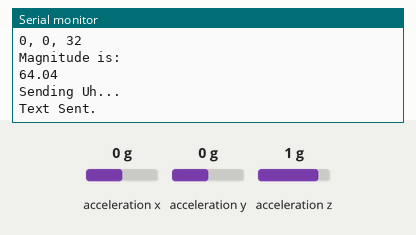
Simulated run of this sketch. Board: Arduino Uno, built with avr-gcc and run on an emulated ATmega328P. Shown: the last lines printed to the serial monitor. The inputs (shaded band) are chosen by the test bench; at power-on: acceleration x 0 g, acceleration y 0 g, acceleration z 1 g. The modem accepts every AT command (registered, SIM ready, sends succeed) and sends nothing else.

Above: at 4.4 s.
4.5 s: acceleration x set to -1.4 g
At 7.6 s:
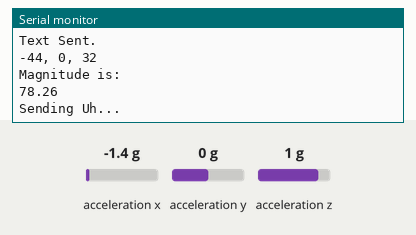
9.1 s: acceleration y set to -1.4 g
At 12.1 s:
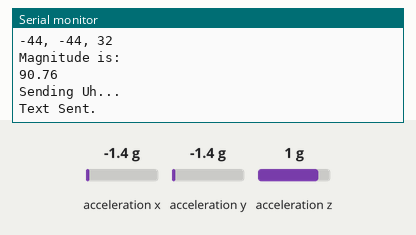
13.7 s: acceleration z set to -1.4 g
At 16.1 s:
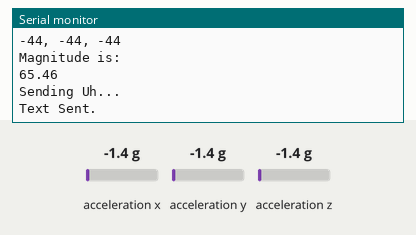
Timing chart, 0 to 17.6 s (numbered marks = the images above; inputs shaded):
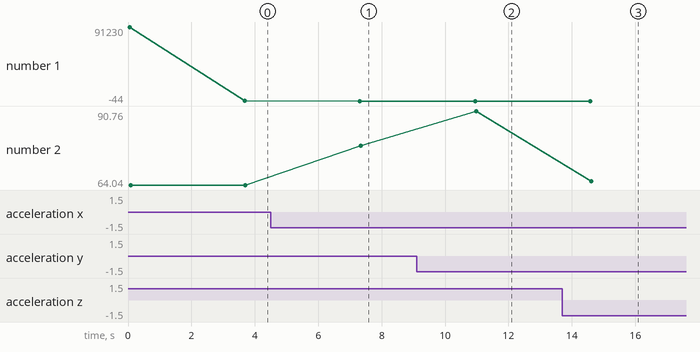

The sketch:

bikeAlarm.ino
```cpp
/*  *********************************************
 *  SparkFun_ADXL345_Example
 *  Triple Axis Accelerometer Breakout - ADXL345
 *  Hook Up Guide Example
 *
 *  Utilizing Sparkfun's ADXL345 Library
 *  Bildr ADXL345 source file modified to support
 *  both I2C and SPI Communication
 *
 *  E.Robert @ SparkFun Electronics
 *  Created: Jul 13, 2016
 *  Updated: Sep 06, 2016
 *
 *  Development Environment Specifics:
 *  Arduino 1.6.11
 *
 *  Hardware Specifications:
 *  SparkFun ADXL345
 *  Arduino Uno
 *  *********************************************/
#include <SoftwareSerial.h>
#include <SparkFun_ADXL345.h>         // SparkFun ADXL345 Library

SoftwareSerial gprsSerial(7,8);

/*********** COMMUNICATION SELECTION ***********/
/*    Comment Out The One You Are Not Using    */
//ADXL345 adxl = ADXL345(10);           // USE FOR SPI COMMUNICATION, ADXL345(CS_PIN);
ADXL345 adxl = ADXL345();             // USE FOR I2C COMMUNICATION

/****************** INTERRUPT ******************/
/*      Uncomment If Attaching Interrupt       */
//int interruptPin = 2;                 // Setup pin 2 to be the interrupt pin (for most Arduino Boards)


/******************** SETUP ********************/
/*          Configure ADXL345 Settings         */
void setup(){

  gprsSerial.begin(19200); // GPRS shield baud rate
  Serial.begin(9600);                 // Start the serial terminal
  Serial.println("SparkFun ADXL345 Accelerometer Hook Up Guide Example");
  Serial.println();
  Serial.print('0');
  adxl.powerOn();                     // Power on the ADXL345
  Serial.print('9');
  adxl.setRangeSetting(16);           // Give the range settings
                                      // Accepted values are 2g, 4g, 8g or 16g
                                      // Higher Values = Wider Measurement Range
                                      // Lower Values = Greater Sensitivity

  adxl.setSpiBit(0);                  // Configure the device to be in 4 wire SPI mode when set to '0' or 3 wire SPI mode when set to 1
                                      // Default: Set to 1
                                      // SPI pins on the ATMega328: 11, 12 and 13 as reference in SPI Library
  Serial.print('1');
  adxl.setActivityXYZ(1, 0, 0);       // Set to activate movement detection in the axes "adxl.setActivityXYZ(X, Y, Z);" (1 == ON, 0 == OFF)
  adxl.setActivityThreshold(75);      // 62.5mg per increment   // Set activity   // Inactivity thresholds (0-255)

  adxl.setInactivityXYZ(1, 0, 0);     // Set to detect inactivity in all the axes "adxl.setInactivityXYZ(X, Y, Z);" (1 == ON, 0 == OFF)
  adxl.setInactivityThreshold(75);    // 62.5mg per increment   // Set inactivity // Inactivity thresholds (0-255)
  adxl.setTimeInactivity(10);         // How many seconds of no activity is inactive?

  adxl.setTapDetectionOnXYZ(0, 0, 1); // Detect taps in the directions turned ON "adxl.setTapDetectionOnX(X, Y, Z);" (1 == ON, 0 == OFF)

  // Set values for what is considered a TAP and what is a DOUBLE TAP (0-255)
  adxl.setTapThreshold(50);           // 62.5 mg per increment
  adxl.setTapDuration(15);            // 625 μs per increment
  adxl.setDoubleTapLatency(80);       // 1.25 ms per increment
  adxl.setDoubleTapWindow(200);       // 1.25 ms per increment
  Serial.print('2');
  // Set values for what is considered FREE FALL (0-255)
  adxl.setFreeFallThreshold(7);       // (5 - 9) recommended - 62.5mg per increment
  adxl.setFreeFallDuration(30);       // (20 - 70) recommended - 5ms per increment

  // Setting all interupts to take place on INT1 pin
  //adxl.setImportantInterruptMapping(1, 1, 1, 1, 1);     // Sets "adxl.setEveryInterruptMapping(single tap, double tap, free fall, activity, inactivity);"
                                                        // Accepts only 1 or 2 values for pins INT1 and INT2. This chooses the pin on the ADXL345 to use for Interrupts.
                                                        // This library may have a problem using INT2 pin. Default to INT1 pin.
  Serial.print('3');
  // Turn on Interrupts for each mode (1 == ON, 0 == OFF)
  adxl.InactivityINT(1);
  adxl.ActivityINT(1);


//attachInterrupt(digitalPinToInterrupt(interruptPin), ADXL_ISR, RISING);   // Attach Interrupt

}

/****************** MAIN CODE ******************/
/*     Accelerometer Readings and Interrupt    */
void loop(){

  // Accelerometer Readings
  int x,y,z;
  double magnitude;
  adxl.readAccel(&x, &y, &z);         // Read the accelerometer values and store them in variables declared above x,y,z

  // Output Results to Serial
  /* UNCOMMENT TO VIEW X Y Z ACCELEROMETER VALUES */
  Serial.print(x);
  Serial.print(", ");
  Serial.print(y);
  Serial.print(", ");
  Serial.println(z);

  x = x - 1;
  y = y - 2;
  z = z - (-32);
  magnitude = sqrt(x*x + y*y + z*z);
  Serial.println("Magnitude is: ");
  Serial.println(magnitude);

  if (magnitude > 20.0){
    SendTextMessage();

    delay(3000);
  }

  delay(200);
  //ADXL_ISR();
  // You may also choose to avoid using interrupts and simply run the functions within ADXL_ISR();
  //  and place it within the loop instead.
  // This may come in handy when it doesn't matter when the action occurs.

}

void SendTextMessage()
{
  Serial.println("Sending Uh...");
  gprsSerial.print("AT+CMGF=1\r"); // Set the shield to SMS mode
  delay(100);
  // send sms message, the phone number needs to include the country code e.g. if a U.S. phone number such as (540) 898-5543 then the string must be:
  // +15408985543
  gprsSerial.println("AT+CMGS = \"+4168904820\"");
  delay(100);
  gprsSerial.println("How are you today?"); //the content of the message
  delay(100);
  gprsSerial.print((char)26);//the ASCII code of the ctrl+z is 26 (required according to the datasheet)
  delay(100);
  gprsSerial.println();
  Serial.println("Text Sent.");
}

/********************* ISR *********************/
/* Look for Interrupts and Triggered Action    */
void ADXL_ISR() {

  // getInterruptSource clears all triggered actions after returning value
  // Do not call again until you need to recheck for triggered actions
  byte interrupts = adxl.getInterruptSource();

  // Free Fall Detection
  if(adxl.triggered(interrupts, ADXL345_FREE_FALL)){
    Serial.println("*** FREE FALL ***");
    //add code here to do when free fall is sensed
  }

  // Inactivity
  if(adxl.triggered(interrupts, ADXL345_INACTIVITY)){
    Serial.println("*** INACTIVITY ***");
     //add code here to do when inactivity is sensed
  }

  // Activity
  if(adxl.triggered(interrupts, ADXL345_ACTIVITY)){
    Serial.println("*** ACTIVITY ***");
     //add code here to do when activity is sensed
  }

  // Double Tap Detection
  if(adxl.triggered(interrupts, ADXL345_DOUBLE_TAP)){
    Serial.println("*** DOUBLE TAP ***");
     //add code here to do when a 2X tap is sensed
  }

  // Tap Detection
  if(adxl.triggered(interrupts, ADXL345_SINGLE_TAP)){
    Serial.println("*** TAP ***");
     //add code here to do when a tap is sensed
  }
}
```

Measured:
- after the input at 4.5 s, the serial monitor: prints a new line after 2.8 s (image 1)
- after the input at 9.1 s, the serial monitor: prints a new line after 1.8 s (image 2)
- after the input at 13.7 s, the serial monitor: prints a new line after 0.88 s (image 3)
- plotted number 1: 0 → -44 after the input at 4.5 s
- plotted number 2: 64.04 → 78.26 after the input at 4.5 s, 78.26 → 90.76 after the input at 9.1 s, 90.76 → 65.46 after the input at 13.7 s
